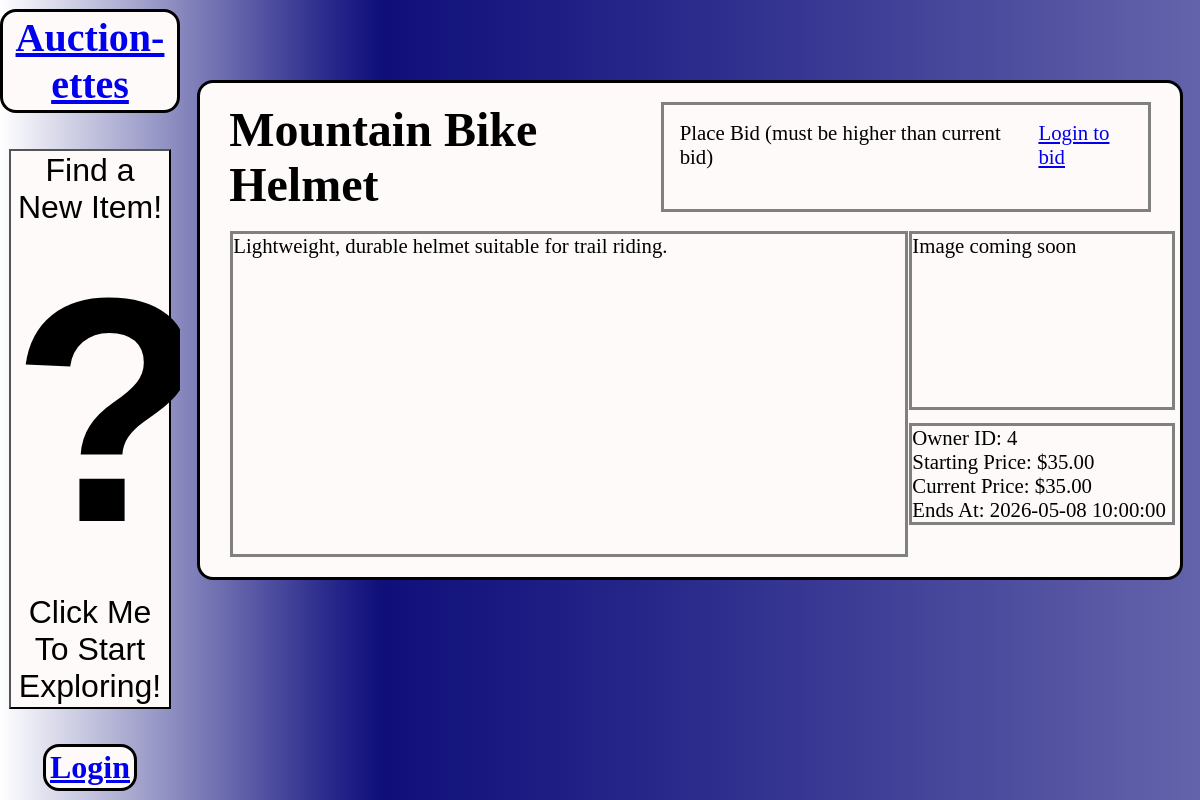
Screenshot of /item.php?id=8 with the database file from the repository.
### tables this page shows
CREATE TABLE listing (
    listing_id INT AUTO_INCREMENT PRIMARY KEY,
    user_id INT NOT NULL,
    title VARCHAR(255) NOT NULL,
    description TEXT,
    starting_price DECIMAL(10,2) NOT NULL,
    current_price DECIMAL(10,2) NOT NULL,
    status ENUM('active','sold','expired') NOT NULL DEFAULT 'active',
    image_path VARCHAR(255),
    created_at TIMESTAMP DEFAULT CURRENT_TIMESTAMP,
    updated_at TIMESTAMP NOT NULL DEFAULT CURRENT_TIMESTAMP ON UPDATE CURRENT_TIMESTAMP,
    ends_at DATETIME NOT NULL,
    reserve_price DECIMAL(10,2),
    category_id INT NULL,
    item_condition ENUM('new','used','refurbished') NOT NULL DEFAULT 'used',

    FOREIGN KEY (user_id)
        REFERENCES users(user_id)
        ON DELETE CASCADE,

    FOREIGN KEY (category_id)
        REFERENCES category(category_id)
);

### db-con.php (called while the page is built, shortened)
<?php
$type = 'mysql';
$server = 'localhost';
$db = 'auctionDB';
$port = '3306';
$charset = 'utf8mb4';
$username = 'root';
$password = '';
$options = [
    PDO::ATTR_ERRMODE => PDO::ERRMODE_EXCEPTION,
    PDO::ATTR_DEFAULT_FETCH_MODE => PDO::FETCH_ASSOC,
    PDO::ATTR_EMULATE_PREPARES => false,
];
$dsn = "$type:host=$server;dbname=$db;port=$port;charset=$charset";

### database.php (called while the page is built)
<?php
include 'db-con.php';
class Database {
    private PDO $pdo;
    private static ?Database $instance = null;
    private function __construct() {
        global $dsn, $username, $password, $options;
        try {
            $this->pdo = new PDO($dsn, $username, $password, $options);
        } catch (PDOException $e) {
            echo "{$e->getMessage()}";
        }
    }
    public static function getInstance(): Database {
        if (self::$instance === null) {
            self::$instance = new Database();
        }
        return self::$instance;
    }
    public function getConnection(): PDO {
        return $this->pdo;
    }
}

### listings.php (called while the page is built, shortened)
<?php
require_once 'database.php';
class listing {
    private PDO $pdo;
    public function __construct() {
        $this->pdo = Database::getInstance()->getConnection();
    }
public function getById(int $listingId): array|false {
    $query = "SELECT * FROM listing WHERE listing_id = :listing_id";
    $stmt = $this->pdo->prepare($query);
    $stmt->bindValue(':listing_id', $listingId, PDO::PARAM_INT);
    $stmt->execute();
    return $stmt->fetch();
}
}

### item.php (the view, shortened to what this page needs)
<?php
require_once 'listings.php';
$listing = new listing();
$listingId = (int)($_GET['id'] ?? 0);
$item = $listing->getById($listingId);
?>
<!DOCTYPE html>
<html>
<head>
  <link href="item.css" rel="stylesheet" />
</head>
<body>
<div id="header">
    <h1><a href="index.php">Auction-ettes</a></h1>
    <button class="advert">
        Find a New Item!
        <h3>?</h3>
        Click Me To Start Exploring!
    </button>
    <?php if (isset($_SESSION['user_id'])): ?>
        <h2><a href="account.php">Your Account</a></h2>
        <h2><a href="logout.php">Logout</a></h2>
    <?php else: ?>
        <h2><a href="login.php">Login</a></h2>
    <?php endif; ?>
</div>
<main>
    <div id="item_name">
        <h1><?php echo htmlspecialchars($item['title']); ?></h1>
        <div id="item_bid">
            <p>Place Bid (must be higher than current bid)</p>
            <?php if (isset($_SESSION['user_id'])): ?>
                <form method="POST" action="bid.php">
                    <input type="hidden" name="listing_id" value="<?php echo $item['listing_id']; ?>">
                    <input type="number" step="0.01" name="bid_amount" placeholder="Enter Bid"/>
                    <button type="submit">Bid 💰</button>
                </form>
            <?php else: ?>
                <p><a href="login.php">Login to bid</a></p>
            <?php endif; ?>
        </div>
    </div>
    <div id="left_half">
        <div id="item_description">
            <p><?php echo htmlspecialchars($item['description']); ?></p>
        </div>
        <div id="right_half">
            <div id="item_image">
                <p>Image coming soon </p>
            </div>
            <div id="item_properties">
                <p>Owner ID: <?php echo htmlspecialchars($item['user_id']); ?></p>
                <p>Starting Price: $<?php echo htmlspecialchars($item['starting_price']); ?></p>
                <p>Current Price: $<?php echo htmlspecialchars($item['current_price']); ?></p>
                <p>Ends At: <?php echo htmlspecialchars($item['ends_at']); ?></p>
            </div>
        </div>
    </div>
</main>
</body>
</html>

### item.css (style rules this page uses)
* { padding: 0; margin: 0; box-sizing: boarder-box; }
body { background-image: url('backdrop.PNG'); background-repeat: no-repeat; background-size:fill; background-attachment: fixed; display: flex; justify-content: center; background-color: grey; }
main { padding: 0px 10px; background-color: snow; border: 3px black solid; border-radius: 16px; margin-top: 5rem; display: flex; flex-direction: column; justify-content: center; margin-left: 20%; margin-right: 5%; min-width: 80%; }

### rows the page displays
listing: title "Mountain Bike Helmet", description "Lightweight, durable helmet suitable for trail riding.", user "4", starting_price "35.00", current_price "35.00", ends_at "2026-05-08 10:00:00"
